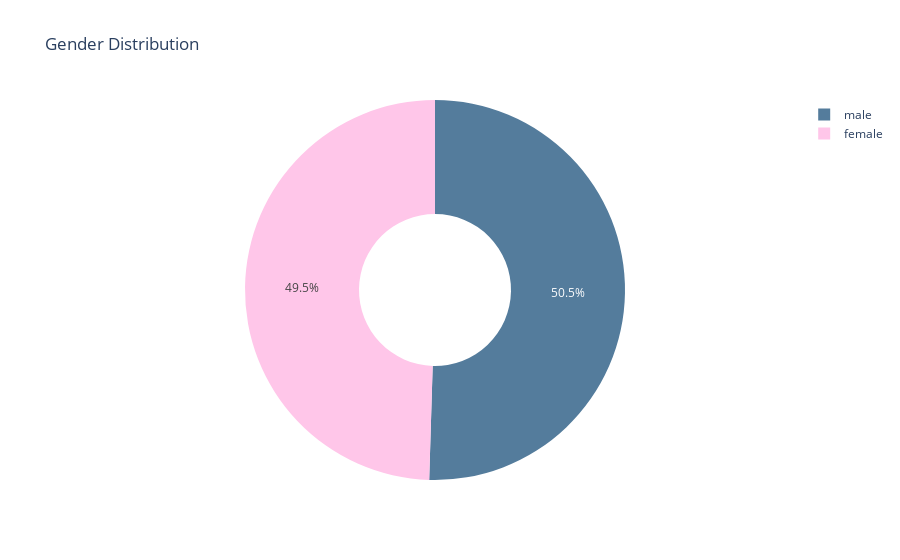

The notebook cell saved with this chart:
### Code cell
fig = px.pie(
    healthins_df,
    names='sex',
    title='Gender Distribution',
    hole=0.4,
    color_discrete_sequence=['#547c9c', '#ffc6e9'] 
)
fig.update_traces(textposition='inside', textinfo='percent')
fig.write_image("images/gender.png")
fig.show()

### Figure 1 — Plotly figure (JSON) as saved in the notebook; plotly's stock layout.template omitted (floating-point values rounded to 4 significant figures; data arrays with more than 128 entries replaced by an {"elided": "..."} marker saying what was removed)
{"data": [{"domain": {"x": [0, 1], "y": [0, 1]}, "hole": 0.4, "hovertemplate": "sex=%{label}<extra></extra>", "labels": {"elided": "1337 str values"}, "legendgroup": "", "name": "", "showlegend": true, "textinfo": "percent", "textposition": "inside", "type": "pie"}], "layout": {"autosize": true, "legend": {"tracegroupgap": 0}, "piecolorway": ["#547c9c", "#ffc6e9"], "title": {"text": "Gender Distribution"}}}
